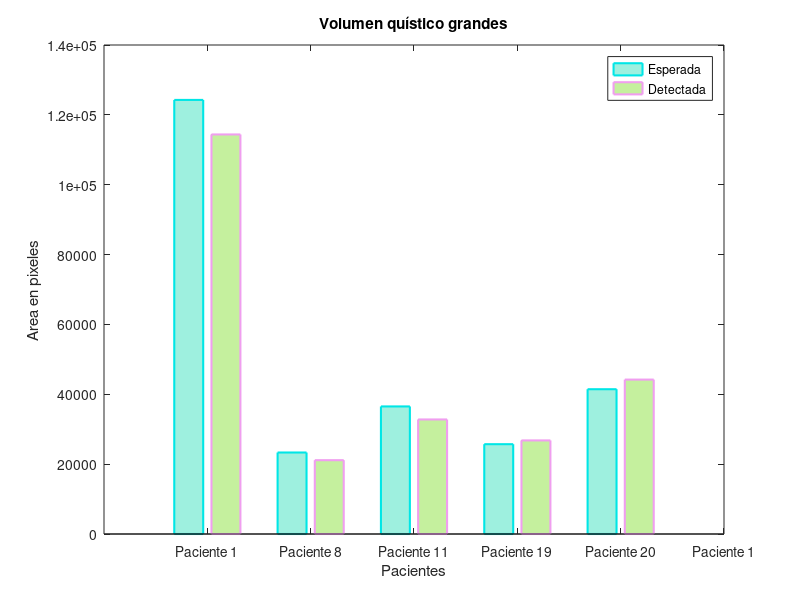

This figure's MATLAB source:
y = [124274 114387; 23331 21134; 36521 32791; 25711 26792; 41450 44204];
fig=figure();
a=bar(y)

set(a(1),'FaceColor',[0.619, 0.941, 0.874],'EdgeColor',[0 .9 .9],'LineWidth',1.5);
set(a(2),'FaceColor',[0.772, 0.941, 0.619],'EdgeColor',[0.941, 0.619, 0.937],'LineWidth',1.5);
XTickLabel={'Paciente 1' ;  'Paciente 8'; 'Paciente 11'; 'Paciente 19'; 'Paciente 20'};
XTick=[1 2 3 4 5 6 7 8 9 10 11 12 13 14 15 16 17 18 19 20]
set(gca, 'XTick',XTick);
set(gca, 'XTickLabel', XTickLabel);
set(gca, 'XTickLabelRotation', 45);
legend('Esperada','Detectada')

title('Volumen quístico grandes')
xlabel('Pacientes')
ylabel('Area en pixeles')